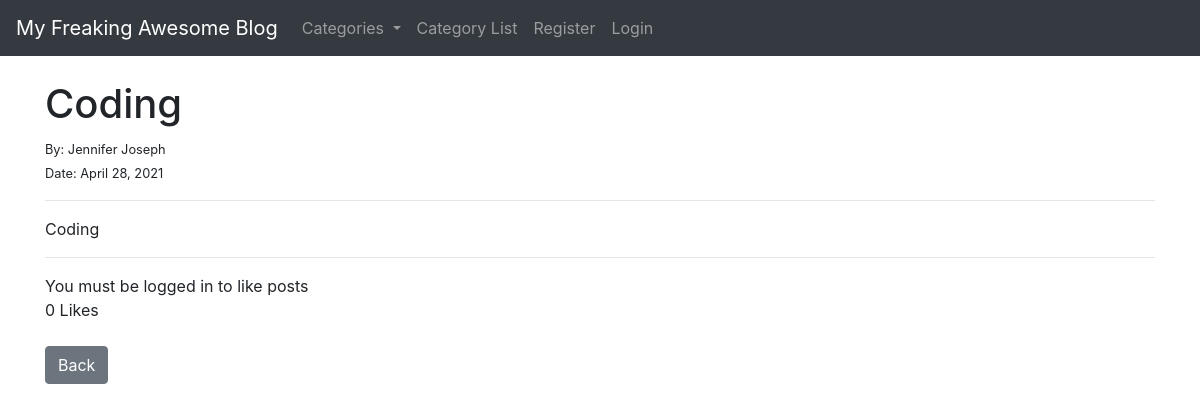
Before: /article/15 with the older database file.
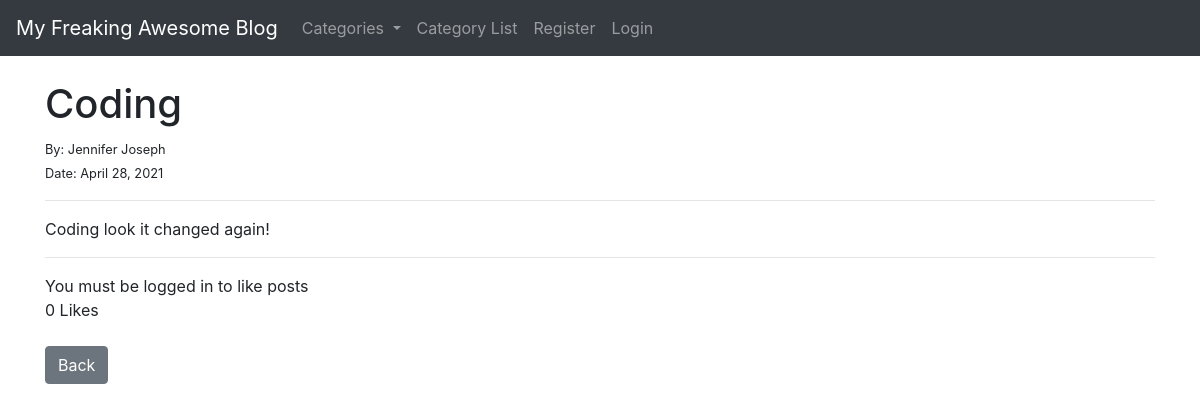
After: the same page with the newer database file.
### tutorialblog/models.py (models this page shows, shortened)
class Post(models.Model):
    title = models.CharField(max_length = 255)
    title_tag = models.CharField(max_length = 255)#, default = "My Freaking Awesome Blog")
    author = models.ForeignKey(User, on_delete = models.CASCADE) # deletes blog post from a user that has been deleted
    category = models.CharField(max_length = 255, default = 'uncategorized')
    body = RichTextField(blank = True, null = True) # always migrate when you change models
    post_date = models.DateField(auto_now_add=True) # will happen automatically when new blog posts are created
    snippet = models.CharField(max_length = 255)
    likes = models.ManyToManyField(User, related_name = 'blog_post')
    def total_likes(self):
        return self.likes.count()

### tutorialblog/views.py (the view)
# urls.py: path('article/<int:pk>', ArticleDetailView.as_view(), name = "article-detail"),   # BIG NOTE: each blog post has its own primary key, makes every post unique
class ArticleDetailView(DetailView):
    model = Post
    template_name = 'article_details.html'
    def get_context_data(self, *args, **kwargs):
        cat_menu = Category.objects.all() # this grabs out everything in our cateogy model, namely the names and then assign it to the var
        context = super(ArticleDetailView, self).get_context_data(*args, **kwargs) # dont forget to change the super(_) for which view we are now working with
        context["cat_menu"] = cat_menu
        stuff = get_object_or_404(Post, id = self.kwargs['pk'])
        total_likes = stuff.total_likes()   # rememebr we created this total likes() function in model
        context["total_likes"] = total_likes
        liked = False
        if stuff.likes.filter(id = self.request.user.id).exists():
            liked = True
        context["liked"] = liked
        return context  # so now we can access "cat_menu" from our home page

### tutorialblog/models.py (called while the page is built)
    def __str__(self):
        return self.name #lets us see category name on the admin back end

### tutorialblog/templates/article_details.html (shortened to what this page needs)
{% extends 'base.html' %}
{% block content %}
<h1>{{post.title}}</h1>
<small> By: {{post.author.first_name}} {{post.author.last_name}} </small> <br>
<small> Date: {{post.post_date}} </small>
<hr>
{{ post.body|safe }}
<br>
<hr>
<form action="{% url 'like-post' post.pk%}" method = "POST"}>
{% if user.is_authenticated %}
    {% if liked %}
        <button type = "submit", name = "post_id", value = "{{post.id}}", class = "btn btn-danger btn-sm">Unlike</button>
    {% else %}
        <button type = "submit", name = "post_id", value = "{{post.id}}", class = "btn btn-primary btn-sm">Like</button>
    {% endif %}
{% else %}
You must be logged in to like posts
{% endif %}
<br>
{{total_likes}} Likes
</form>
<br>
<a href= "{% url 'home' %}" class = "btn btn-secondary btn-small">Back</a>
{% endblock %}

Changed rows visible on the page:
changed Post "Coding": body "Coding" → "Coding look it changed again!"
